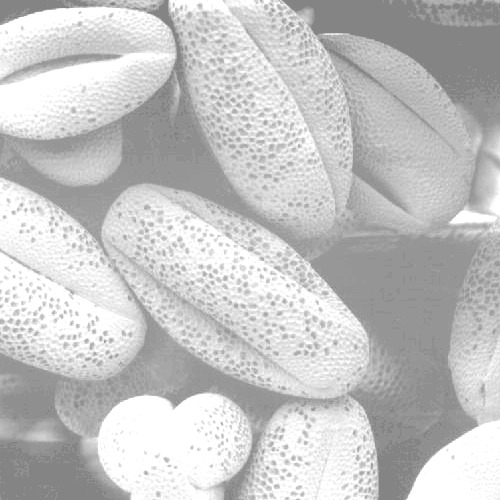
%> input picture HW3/data/Fig0320(1)(top_left).tif, 500 x 500 px
$ octave histEqStep.m   (GNU Octave 9; MATLAB toolbox functions it lacks are replaced by stand-ins)
%> lines starting %> are read from the running program, lines starting %| are printed output that depends on the picture
close all
I=imread('..\data\Fig0320(1)(top_left).tif');
%> I is the input picture: size 500x500 uint8; min 132, max 255, mean 196.4
h = imhist(I,256);
%> h = 256 values, max 28659 at index 256, min 0 at index 1, mean 976.6
h = h/sum(h);
%> h = 256 values, max 0.115 at index 256, min 0 at index 1, mean 0.00391
ch = cumsum(h);
%> ch = 256 values from 0 to 1
figure(1),imshow(I);
figure(2),bar(h);
axis tight
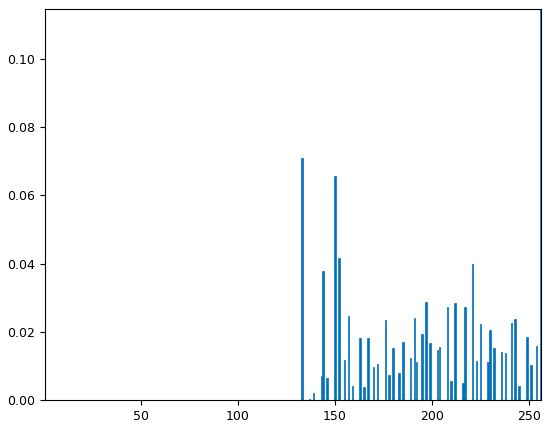
%> figure redrawn from the program's plot data; tallest bar 0.115 high, from x = 255.6 to 256.4
figure(3),plot([0:255],ch*255),axis tight,xlabel('输入灰度'),ylabel('输出灰度')
%> after `ylabel('输出灰度')`:
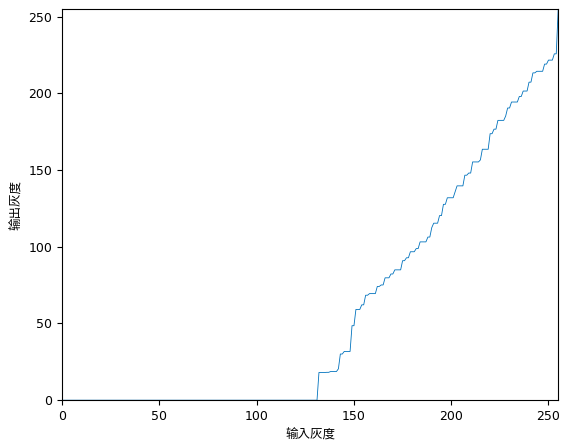
%> figure redrawn from the program's plot data; curve peaks at x = 255, y = 255

J = histeq(I);
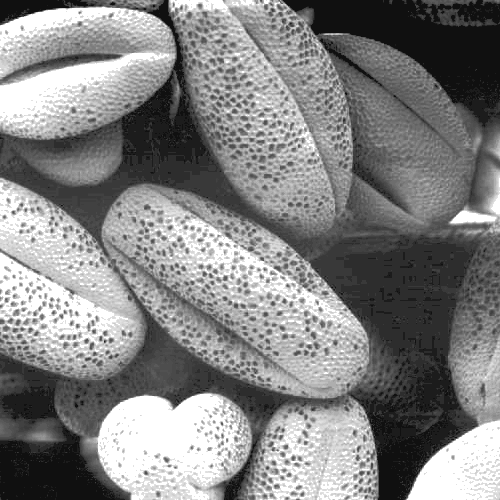
%> J: size 500x500 uint8; min 16, max 255, mean 130.9
figure(4),imshow(J);
h = imhist(J,256);
%> h = 256 values, max 28659 at index 256, min 0 at index 1, mean 976.6
h = h/sum(h);
%> h = 256 values, max 0.115 at index 256, min 0 at index 1, mean 0.00391
figure(5),bar(h);
%> after `bar(h)`:
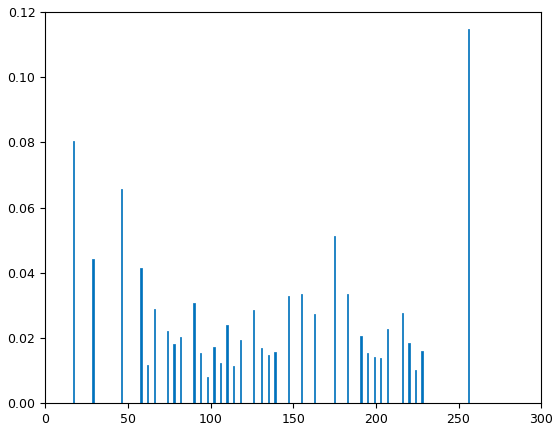
%> figure redrawn from the program's plot data; tallest bar 0.115 high, from x = 255.6 to 256.4
